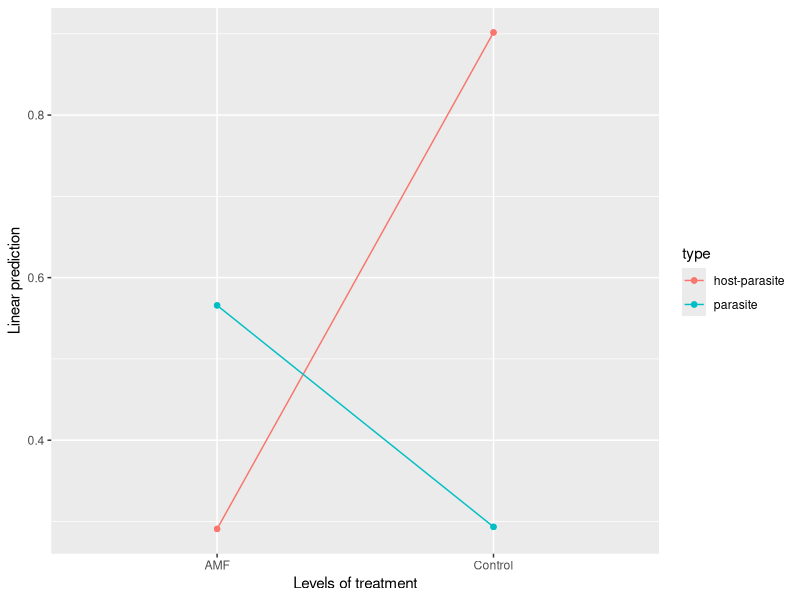
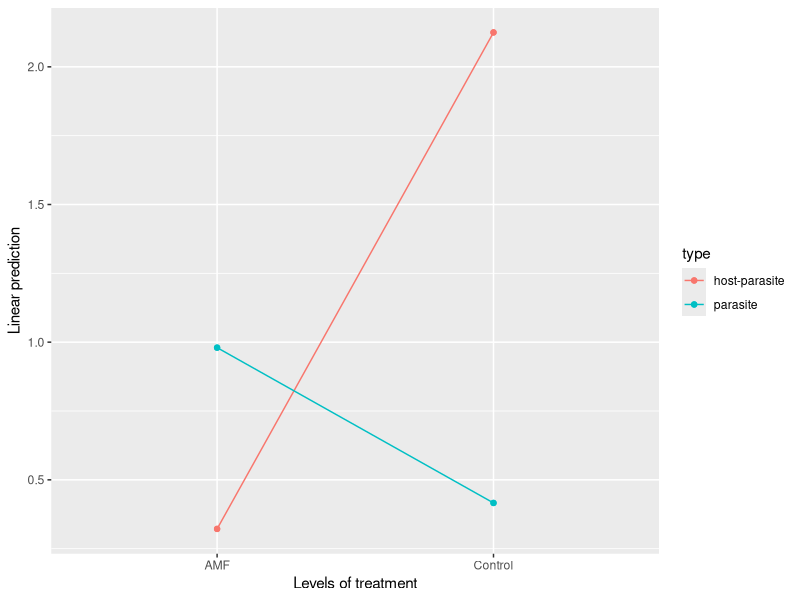
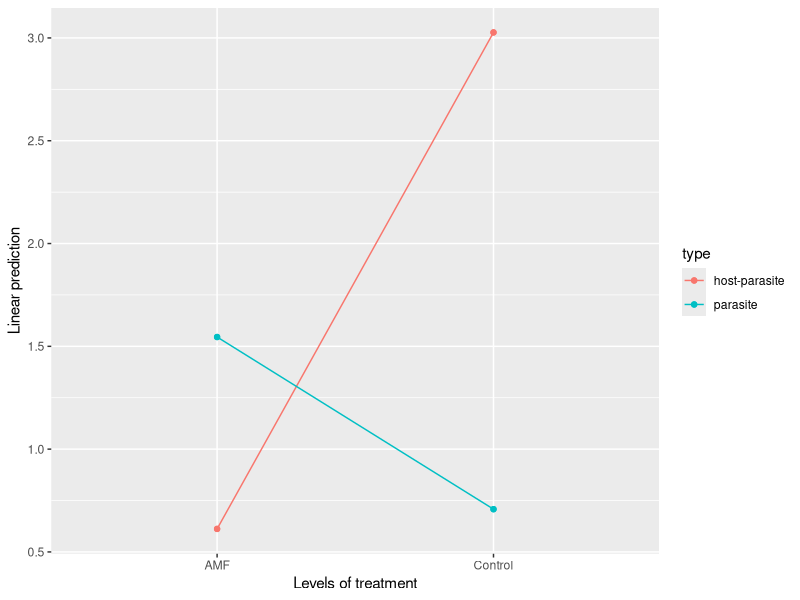
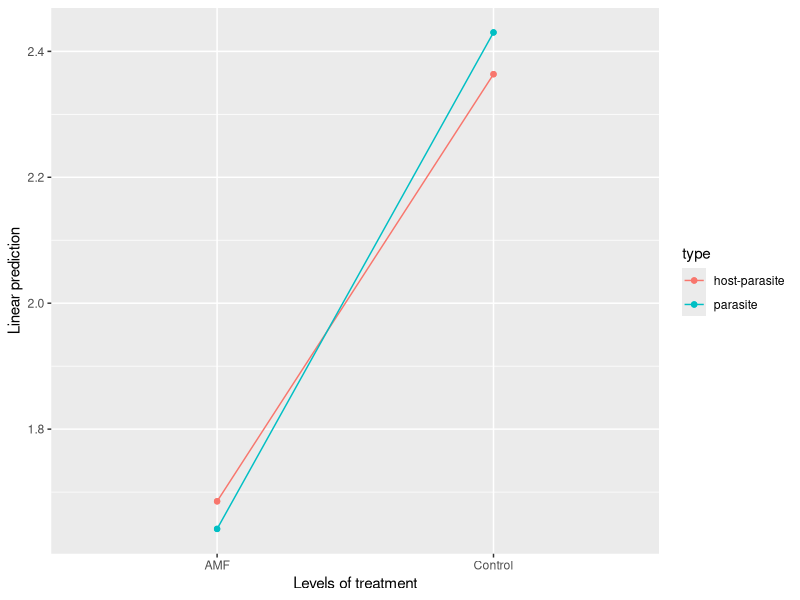
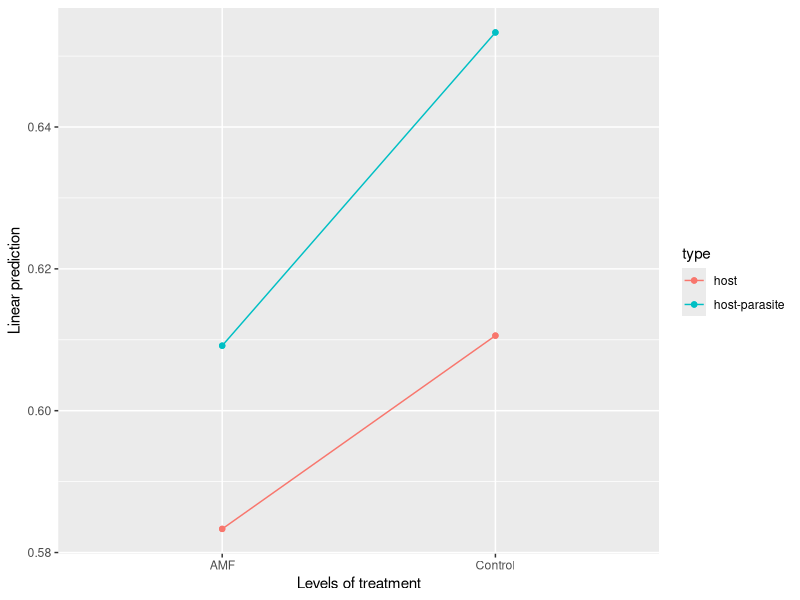
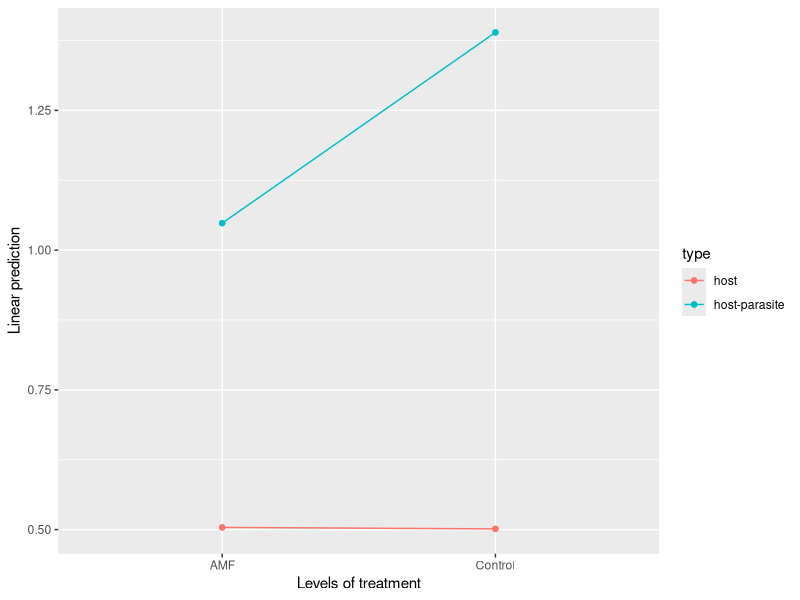
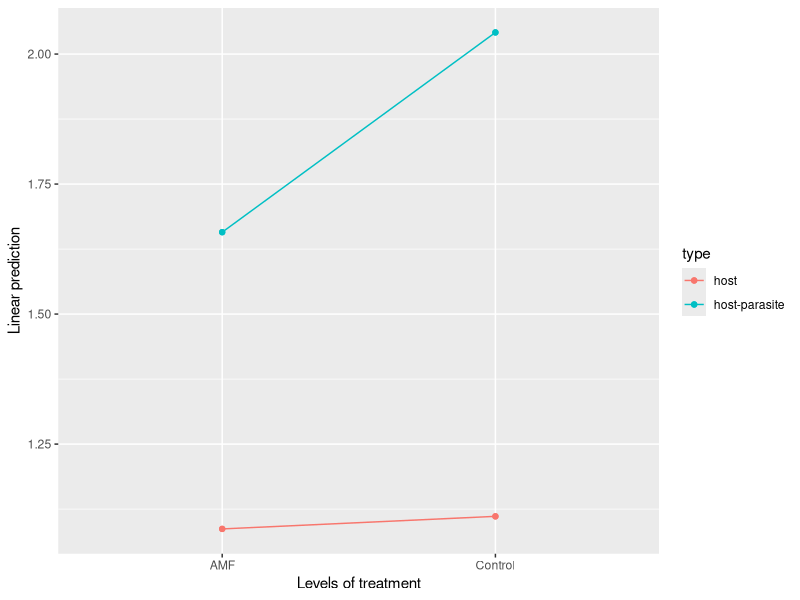
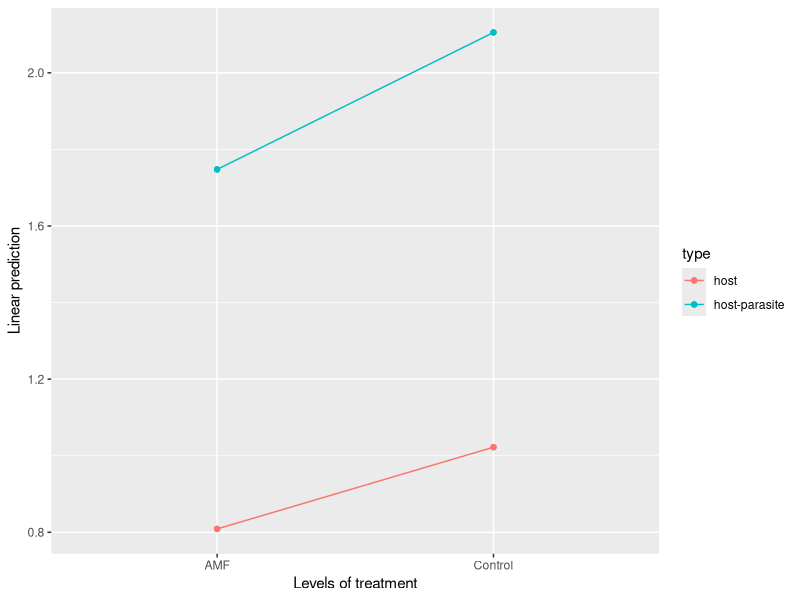

Recreate these plots in R, in order.
#Set the working directory
setwd("/Users/jargrett/Desktop/Castilleja/Data Analysis/Callie Data/HPM")

#load in relevant packages
library(plyr)#for data wrangling and restructuring
library(tidyverse)#for data wrangling and restructuring
library(statmod)
library(lme4)
library(emmeans)#post-hoc analysis
library(car)#for regression analysis
library(ggpubr)#post-hoc analysis
library(ggplot2)#post-hoc analysis

biomass <- read.csv("HPM Biomass - Biomass.csv")
str(biomass)
biomass$treatment[biomass$treatment == "innoculated"] <- "AMF"
biomass$treatment[biomass$treatment == "sterilized"] <- "Control"
biomass <- as.data.frame(unclass(biomass),stringsAsFactors=TRUE)


#Total Belowground biomass analysis

#agalinis
agalinis.biomass <- filter(biomass, species == "AGPU")


#aboveground
ag.ag.lm <- lmer(above_total ~ treatment*type + (1|replicate_id), data = agalinis.biomass)
summary(ag.ag.lm)
Anova(ag.ag.lm)
emmeans(ag.ag.lm, pairwise ~ type|treatment)
emmip(ag.ag.lm, ~ type ~ treatment)

#belowground
ag.bg.lm <- lmer(below_total ~ treatment*type + (1|replicate_id), data = agalinis.biomass)
summary(ag.bg.lm)
Anova(ag.bg.lm)
emmeans(ag.bg.lm, pairwise ~ type|treatment)
emmip(ag.bg.lm, ~ type ~ treatment)

#Total
ag.tb.lm <- lmer(total_biomass ~ treatment*type + (1|replicate_id), data = agalinis.biomass)
summary(ag.tb.lm)
Anova(ag.tb.lm)
emmeans(ag.tb.lm, pairwise ~ type|treatment)
emmip(ag.tb.lm, ~ type ~ treatment)

#Root:shoot
ag.rs.lm <- lmer(root_shoot ~ treatment*type + (1|replicate_id), data = agalinis.biomass)
summary(ag.rs.lm)
Anova(ag.rs.lm)
emmeans(ag.rs.lm, pairwise ~ type|treatment)
emmip(ag.rs.lm, ~ type ~ treatment)

#heterotheca
hetero.biomass <- filter(biomass, species == "HESU")

#aboveground
he.ag.lm <- lmer(above_total ~ treatment*type + (1|replicate_id), data = hetero.biomass)
summary(he.ag.lm)
Anova(he.ag.lm)
emmeans(he.ag.lm, pairwise ~ type|treatment)
emmip(he.ag.lm, ~ type ~ treatment)

#belowground
he.bg.lm <- lmer(below_total ~ treatment*type + (1|replicate_id), data = hetero.biomass)
summary(he.bg.lm)
Anova(he.bg.lm)
emmeans(he.bg.lm, pairwise ~ type|treatment)
emmip(he.bg.lm, ~ type ~ treatment)

#total
he.tb.lm <- lmer(total_biomass ~ treatment*type + (1|replicate_id), data = hetero.biomass)
summary(he.tb.lm)
Anova(he.tb.lm)
emmeans(he.tb.lm, pairwise ~ type|treatment)
emmip(he.tb.lm, ~ type ~ treatment)

#Root:shoot
he.rs.lm <- lmer(root_shoot ~ treatment*type + (1|replicate_id), data = hetero.biomass)
summary(he.rs.lm)
Anova(he.rs.lm)
emmeans(he.rs.lm, pairwise ~ type|treatment)
emmip(he.rs.lm, ~ type ~ treatment)


#Standard error calculations
sd.above <- biomass %>% drop_na(above_total)
sd.above <- sd.above %>% 
  group_by(species,treatment, type) %>% 
  dplyr::summarise(mean= mean(above_total),
                   se = sd(above_total)/sqrt(n()))

sd.below <- biomass %>% drop_na(below_total)
sd.below <- sd.below %>% 
  group_by(species,treatment, type) %>% 
  dplyr::summarise(mean= mean(below_total),
                   se = sd(below_total)/sqrt(n()))

sd.total <- biomass %>% drop_na(total_biomass)
sd.total <- sd.total %>% 
  group_by(species, treatment, type) %>% 
  dplyr::summarise(mean= mean(total_biomass),
                   se = sd(total_biomass)/sqrt(n()))

sd.rs <- biomass %>% drop_na(root_shoot)
sd.rs <- sd.rs %>% 
  group_by(species, treatment, type) %>% 
  dplyr::summarise(mean= mean(root_shoot),
                   se = sd(root_shoot)/sqrt(n()))

hetero.above <- filter(sd.above, species == "HESU")
hetero.above.plot <- ggplot(data = hetero.above, aes(x = type, y = mean, color = type)) +
  geom_col(position = "dodge", width = .7, linewidth = 0.5, alpha = 0.5, size = 0.1) +
  geom_errorbar(aes(ymin = mean-se, ymax = mean+se),
                position =  position_dodge(width = 0.5), width = 0.15) +
  theme_pubr() +
  scale_color_manual( values=c("#e07a5f", "#3d405b")) +
  labs(x = "Hemiparasite presence", y = "Aboveground Biomass") +
  facet_wrap(~treatment) +
  ylim(0,1.5)
hetero.above.plot 

agalinis.above <- filter(sd.above, species == "AGPU")
agpu.above.plot <- ggplot(data = agalinis.above, aes(x = type, y = mean, color = type)) +
  geom_col(position = "dodge", width = .7, linewidth = 0.5, alpha = 0.5, size = 0.1) +
  geom_errorbar(aes(ymin = mean-se, ymax = mean+se),
                position =  position_dodge(width = 0.5), width = 0.15) +
  theme_pubr() +
  scale_color_manual( values=c("#D6A839", "#71A4A0")) +
  labs(x = "Hemiparasite presence", y = "Aboveground Biomass") +
  facet_wrap(~treatment) +
  ylim(0,1.5)
agpu.above.plot 

hetero.below <- filter(sd.below, species == "HESU")
hetero.below.plot <- ggplot(data = hetero.below, aes(x = type, y = mean, color = type)) +
  geom_col(position = "dodge", width = .7, linewidth = 0.5, alpha = 0.5, size = 0.1) +
  geom_errorbar(aes(ymin = mean-se, ymax = mean+se),
                position =  position_dodge(width = 0.5), width = 0.15) +
  theme_pubr() +
  scale_color_manual( values=c("#e07a5f", "#3d405b")) +
  labs(x = "Hemiparasite presence", y = "Belowground Biomass") +
  facet_wrap(~treatment) +
  ylim(0,3)
hetero.below.plot 

agalinis.below <- filter(sd.below, species == "AGPU")
agpu.below.plot <- ggplot(data = agalinis.below, aes(x = type, y = mean, color = type)) +
  geom_col(position = "dodge", width = .7, linewidth = 0.5, alpha = 0.5, size = 0.1) +
  geom_errorbar(aes(ymin = mean-se, ymax = mean+se),
                position =  position_dodge(width = 0.5), width = 0.15) +
  theme_pubr() +
  scale_color_manual( values=c("#D6A839", "#71A4A0")) +
  labs(x = "Hemiparasite presence", y = "Belowground Biomass") +
  facet_wrap(~treatment) +
  ylim(0,3)
agpu.below.plot 


biomass.plots <- ggarrange(agpu.above.plot,hetero.above.plot, agpu.below.plot, hetero.below.plot,
                          labels = c("A", "B","C","D"), 
                          nrow = 2, ncol = 2, legend = FALSE)
biomass.plots

agalinis.total <- filter(sd.total, species == "AGPU")
agpu.total.plot <- ggplot(data = agalinis.total, aes(x = type, y = mean, color = type)) +
  geom_col(position = "dodge", width = .7, linewidth = 0.5, alpha = 0.5, size = 0.1) +
  geom_errorbar(aes(ymin = mean-se, ymax = mean+se),
                position =  position_dodge(width = 0.5), width = 0.15) +
  theme_pubr() +
  scale_color_manual( values=c("#D6A839", "#71A4A0")) +
  labs(x = "Hemiparasite presence", y = "Total Biomass") +
  facet_wrap(~treatment) +
  ylim(0,5)
agpu.total.plot 

hetero.total <- filter(sd.total, species == "HESU")
hetero.total.plot <- ggplot(data = hetero.total, aes(x = type, y = mean, color = type)) +
  geom_col(position = "dodge", width = .7, linewidth = 0.5, alpha = 0.5, size = 0.1) +
  geom_errorbar(aes(ymin = mean-se, ymax = mean+se),
                position =  position_dodge(width = 0.5), width = 0.15) +
  theme_pubr() +
  scale_color_manual( values=c("#e07a5f", "#3d405b")) +
  labs(x = "Hemiparasite presence", y = "Total Biomass") +
  facet_wrap(~treatment) +
  ylim(0,5)
hetero.total.plot

agalinis.rs<- filter(sd.rs, species == "AGPU")
agpu.rs.plot <- ggplot(data = agalinis.rs, aes(x = type, y = mean, color = type)) +
  geom_col(position = "dodge", width = .7, linewidth = 0.5, alpha = 0.5, size = 0.1) +
  geom_errorbar(aes(ymin = mean-se, ymax = mean+se),
                position =  position_dodge(width = 0.5), width = 0.15) +
  theme_pubr() +
  scale_color_manual( values=c("#D6A839", "#71A4A0")) +
  labs(x = "Hemiparasite presence", y = "Root/Shoot Ratio") +
  facet_wrap(~treatment) +
  ylim(0,3.5)
agpu.rs.plot 

hetero.rs<- filter(sd.rs, species == "HESU")
hesu.rs.plot <- ggplot(data = hetero.rs, aes(x = type, y = mean, color = type)) +
  geom_col(position = "dodge", width = .7, linewidth = 0.5, alpha = 0.5, size = 0.1) +
  geom_errorbar(aes(ymin = mean-se, ymax = mean+se),
                position =  position_dodge(width = 0.5), width = 0.15) +
  theme_pubr() +
  scale_color_manual( values=c("#e07a5f", "#3d405b")) +
  labs(x = "Hemiparasite presence", y = "Root/Shoot Ratio") +
  facet_wrap(~treatment) +
  ylim(0,3.5)
hesu.rs.plot 

rootshoot.plots <- ggarrange(agpu.total.plot, hetero.total.plot, agpu.rs.plot, hesu.rs.plot,
                           labels = c("A", "B","C","D"), 
                           nrow = 2, ncol = 2, legend = FALSE)
rootshoot.plots
